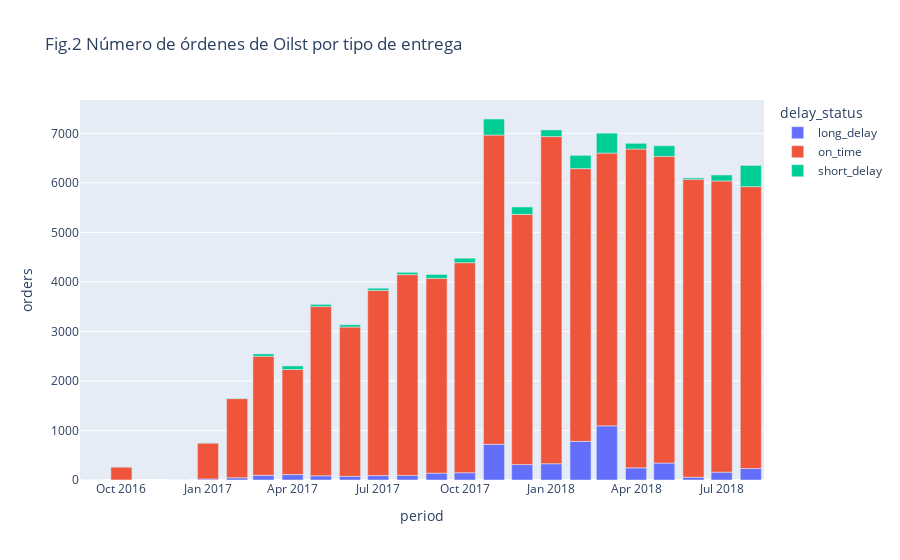

The notebook cell this image was saved under:
### Markdown cell above
Dicha información se puede analizar mejor a través del siguiente gráfico de barras:

### Code cell
# Crea la visualizacion
fig = px.bar(
    orders_time_delay_status,
    x="period",
    y="orders",
    color='delay_status',
    title='Fig.2 Número de órdenes de Oilst por tipo de entrega'
)

# Muestra la figura
fig.show()

### Figure 1 — Plotly figure (JSON) as saved in the notebook; plotly's stock layout.template omitted (floating-point values rounded to 4 significant figures)
{"data": [{"alignmentgroup": "True", "hovertemplate": "delay_status=long_delay<br>period=%{x}<br>orders=%{y}<extra></extra>", "legendgroup": "long_delay", "marker": {"color": "#636efa", "pattern": {"shape": ""}}, "name": "long_delay", "offsetgroup": "long_delay", "orientation": "v", "showlegend": true, "textposition": "auto", "type": "bar", "x": ["2016-09", "2016-10", "2017-01", "2017-02", "2017-03", "2017-04", "2017-05", "2017-06", "2017-07", "2017-08", "2017-09", "2017-10", "2017-11", "2017-12", "2018-01", "2018-02", "2018-03", "2018-04", "2018-05", "2018-06", "2018-07", "2018-08"], "xaxis": "x", "y": [1, 1, 20, 44, 94, 109, 85, 75, 89, 93, 138, 147, 720, 312, 329, 780, 1093, 245, 342, 57, 158, 232], "yaxis": "y"}, {"alignmentgroup": "True", "hovertemplate": "delay_status=on_time<br>period=%{x}<br>orders=%{y}<extra></extra>", "legendgroup": "on_time", "marker": {"color": "#EF553B", "pattern": {"shape": ""}}, "name": "on_time", "offsetgroup": "on_time", "orientation": "v", "showlegend": true, "textposition": "auto", "type": "bar", "x": ["2016-10", "2016-12", "2017-01", "2017-02", "2017-03", "2017-04", "2017-05", "2017-06", "2017-07", "2017-08", "2017-09", "2017-10", "2017-11", "2017-12", "2018-01", "2018-02", "2018-03", "2018-04", "2018-05", "2018-06", "2018-07", "2018-08"], "xaxis": "x", "y": [262, 1, 727, 1600, 2404, 2122, 3417, 3014, 3739, 4054, 3934, 4241, 6245, 5051, 6605, 5507, 5507, 6437, 6193, 6013, 5880, 5691], "yaxis": "y"}, {"alignmentgroup": "True", "hovertemplate": "delay_status=short_delay<br>period=%{x}<br>orders=%{y}<extra></extra>", "legendgroup": "short_delay", "marker": {"color": "#00cc96", "pattern": {"shape": ""}}, "name": "short_delay", "offsetgroup": "short_delay", "orientation": "v", "showlegend": true, "textposition": "auto", "type": "bar", "x": ["2016-10", "2017-01", "2017-02", "2017-03", "2017-04", "2017-05", "2017-06", "2017-07", "2017-08", "2017-09", "2017-10", "2017-11", "2017-12", "2018-01", "2018-02", "2018-03", "2018-04", "2018-05", "2018-06", "2018-07", "2018-08"], "xaxis": "x", "y": [2, 3, 9, 48, 72, 44, 46, 44, 46, 78, 90, 324, 150, 135, 268, 403, 116, 214, 29, 121, 428], "yaxis": "y"}], "layout": {"barmode": "relative", "legend": {"title": {"text": "delay_status"}, "tracegroupgap": 0}, "title": {"text": "Fig.2 Número de órdenes de Oilst por tipo de entrega"}, "xaxis": {"anchor": "y", "domain": [0, 1], "title": {"text": "period"}}, "yaxis": {"anchor": "x", "domain": [0, 1], "title": {"text": "orders"}}}}
